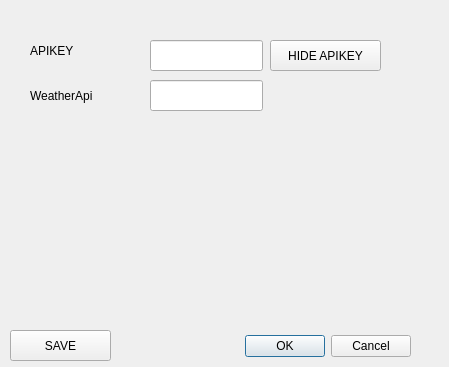
<?xml version="1.0" encoding="UTF-8"?>
<ui version="4.0">
 <class>SettingsDialog</class>
 <widget class="QDialog" name="SettingsDialog">
  <property name="geometry">
   <rect>
    <x>0</x>
    <y>0</y>
    <width>449</width>
    <height>367</height>
   </rect>
  </property>
  <property name="windowTitle">
   <string>Dialog</string>
  </property>
  <widget class="QDialogButtonBox" name="buttonBox">
   <property name="geometry">
    <rect>
     <x>70</x>
     <y>330</y>
     <width>341</width>
     <height>32</height>
    </rect>
   </property>
   <property name="orientation">
    <enum>Qt::Orientation::Horizontal</enum>
   </property>
   <property name="standardButtons">
    <set>QDialogButtonBox::StandardButton::Cancel|QDialogButtonBox::StandardButton::Ok</set>
   </property>
  </widget>
  <widget class="QLabel" name="label">
   <property name="geometry">
    <rect>
     <x>30</x>
     <y>40</y>
     <width>171</width>
     <height>21</height>
    </rect>
   </property>
   <property name="text">
    <string>APIKEY</string>
   </property>
  </widget>
  <widget class="QLineEdit" name="txtApiKey">
   <property name="geometry">
    <rect>
     <x>150</x>
     <y>40</y>
     <width>113</width>
     <height>31</height>
    </rect>
   </property>
  </widget>
  <widget class="QPushButton" name="saveButton">
   <property name="geometry">
    <rect>
     <x>10</x>
     <y>330</y>
     <width>101</width>
     <height>31</height>
    </rect>
   </property>
   <property name="text">
    <string>SAVE</string>
   </property>
  </widget>
  <widget class="QPushButton" name="btnToggleVisibility">
   <property name="geometry">
    <rect>
     <x>270</x>
     <y>40</y>
     <width>111</width>
     <height>31</height>
    </rect>
   </property>
   <property name="text">
    <string>HIDE APIKEY</string>
   </property>
  </widget>
  <widget class="QLabel" name="label_2">
   <property name="geometry">
    <rect>
     <x>30</x>
     <y>80</y>
     <width>101</width>
     <height>31</height>
    </rect>
   </property>
   <property name="text">
    <string>WeatherApi</string>
   </property>
  </widget>
  <widget class="QLineEdit" name="txtWeatherApiKey">
   <property name="geometry">
    <rect>
     <x>150</x>
     <y>80</y>
     <width>113</width>
     <height>31</height>
    </rect>
   </property>
  </widget>
 </widget>
 <resources/>
 <connections>
  <connection>
   <sender>buttonBox</sender>
   <signal>accepted()</signal>
   <receiver>SettingsDialog</receiver>
   <slot>accept()</slot>
   <hints>
    <hint type="sourcelabel">
     <x>248</x>
     <y>254</y>
    </hint>
    <hint type="destinationlabel">
     <x>157</x>
     <y>274</y>
    </hint>
   </hints>
  </connection>
  <connection>
   <sender>buttonBox</sender>
   <signal>rejected()</signal>
   <receiver>SettingsDialog</receiver>
   <slot>reject()</slot>
   <hints>
    <hint type="sourcelabel">
     <x>316</x>
     <y>260</y>
    </hint>
    <hint type="destinationlabel">
     <x>286</x>
     <y>274</y>
    </hint>
   </hints>
  </connection>
 </connections>
</ui>
